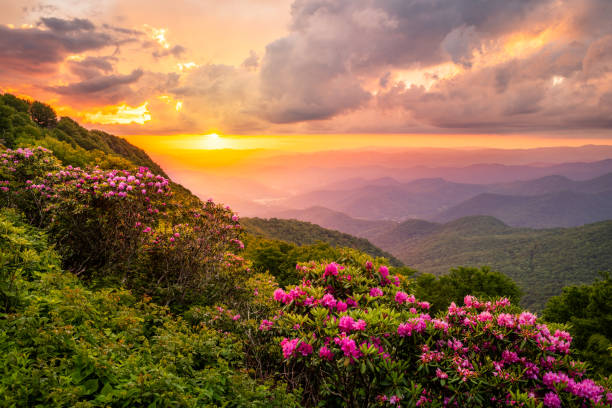
#> input picture experiment5/input.jpg, 612 x 408 px
$ python main.py
#> lines starting #> are read from the running program, lines starting #| are printed output that depends on the picture; after the words box and inside, x2 and y2 are one past the last pixel; in counts of white or black regions, pixels touching at a corner belong together
import cv2
import numpy as np
import matplotlib.pyplot as plt
image = cv2.imread("input.jpg", cv2.IMREAD_COLOR)
#> image is the input picture: shape (408, 612, 3); mean B, G, R 73.7, 105.5, 140
contrast_img = cv2.convertScaleAbs(image, alpha=1.5, beta=50)
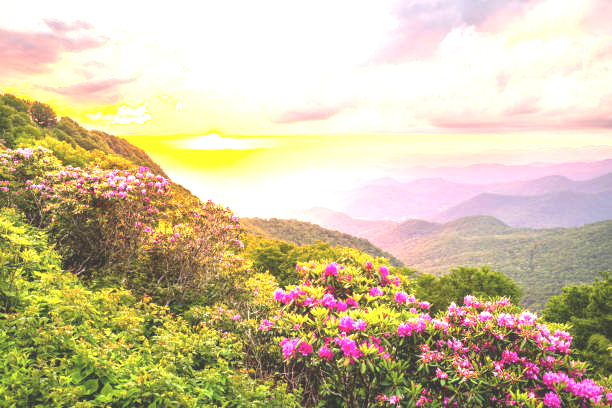
#> contrast_img: shape (408, 612, 3); mean B, G, R 156.6, 191.5, 206.2
gray = cv2.cvtColor(image, cv2.COLOR_BGR2GRAY)
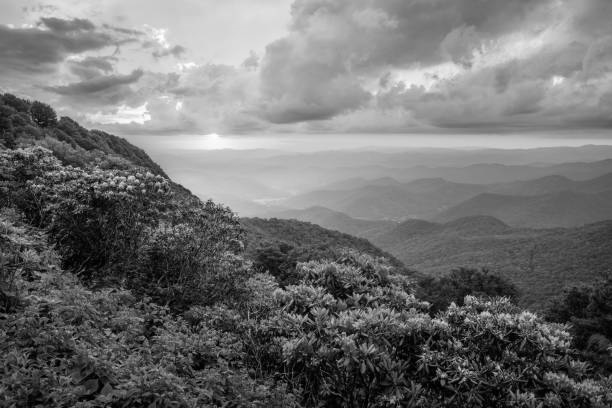
#> gray: shape (408, 612); min 0, max 254, mean 112.2
hist_eq = cv2.equalizeHist(gray)
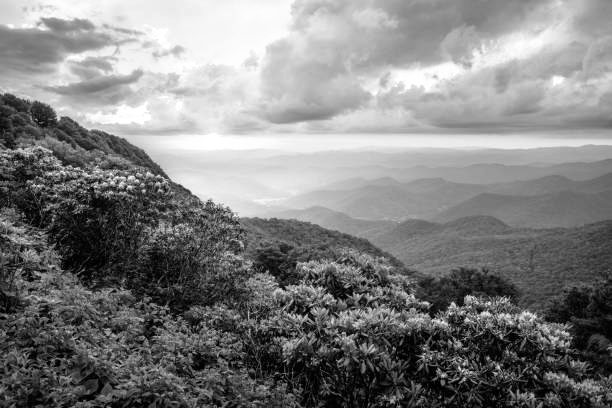
#> hist_eq: shape (408, 612); min 0, max 255, mean 128
smoothed = cv2.GaussianBlur(image, (9, 9), 0)
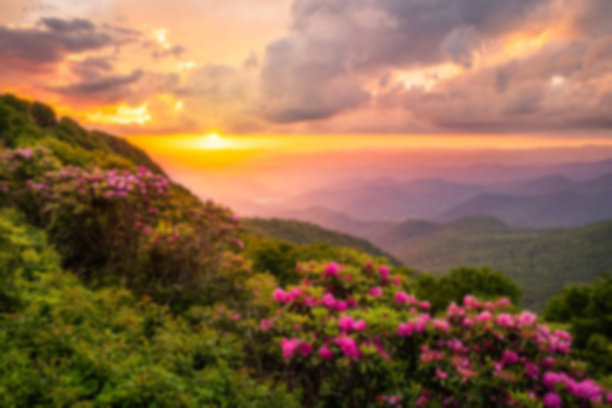
#> smoothed: shape (408, 612, 3); mean B, G, R 73.7, 105.5, 140
_, thresholded = cv2.threshold(gray, 127, 255, cv2.THRESH_BINARY)
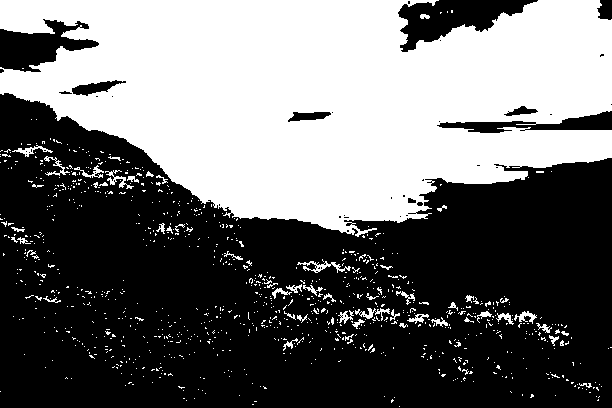
#> thresholded: shape (408, 612); 42.3% white; 955 white regions (903 under 20 px), largest, box (x1, y1, x2, y2) and area: (0, 0, 612, 237) 99976, (297, 261, 351, 273) 220, (355, 308, 390, 321) 163
titles = ['Original', 'Contrast + Brightness', 'Histogram Equalization',
          'Smoothed (Gaussian Blur)', 'Thresholded']
images = [image, contrast_img, hist_eq, smoothed, thresholded]
plt.figure(figsize=(12,8))
for i in range(5):
    plt.subplot(2, 3, i+1)
    if len(images[i].shape) == 2:
        plt.imshow(images[i], cmap='gray')
    else:
        plt.imshow(cv2.cvtColor(images[i], cv2.COLOR_BGR2RGB))
    plt.title(titles[i])
    plt.axis("off")
plt.show()
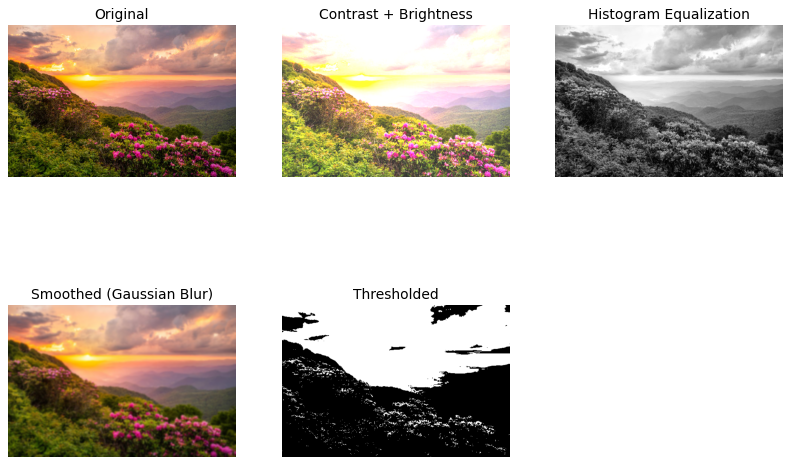
#> figure drawn by matplotlib, 5 panels
